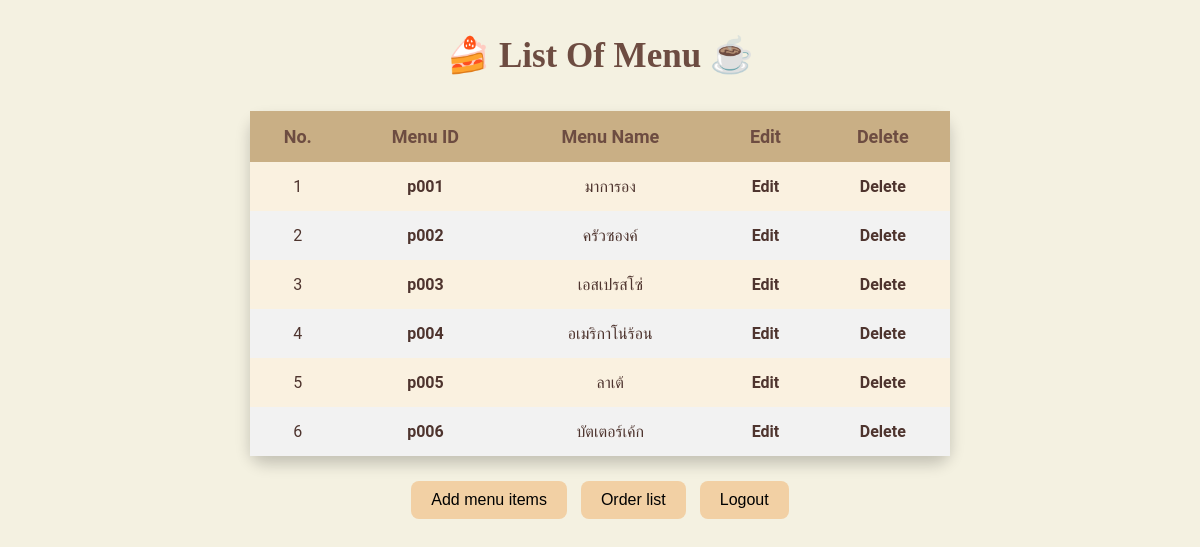
The app's page /CoffeeShop/ListOfCoffee.php with its own data.
### tables this page shows
CREATE TABLE `product` (
  `ProductID` varchar(4) NOT NULL,
  `ProductName` varchar(30) NOT NULL,
  `ProductPrice` int(4) NOT NULL,
  `ProductQuantity` int(10) NOT NULL
);

### CoffeeShop/ListOfCoffee.php (the view, shortened to what this page needs)
<!DOCTYPE html>
<html lang="th">
<head>
</head>
<body>
<?php
$hostname = "localhost";
$username = "root";
$password = "";
$dbname = "coffeeshop";
$conn = mysqli_connect($hostname, $username, $password, $dbname);
mysqli_set_charset($conn, "utf8mb4");
$sqltxt = "SELECT * FROM product ORDER BY ProductID";
$result = mysqli_query($conn, $sqltxt);
echo '<h3> 🍰 List Of Menu ☕ </h3>';
echo '<table>';
echo '<tr>';
echo '<th>No.</th>';
echo '<th>Menu ID</th>';
echo '<th>Menu Name</th>';
echo '<th>Edit</th>';
echo '<th>Delete</th>';
echo '</tr>';
$a = 1;
while ($rs = mysqli_fetch_assoc($result)) {
    echo '<tr>';
    echo "<td>{$a}</td>";
    echo "<td><a href=\"DetailCoffee.php?ProductID={$rs['ProductID']}\">{$rs['ProductID']}</a></td>";
    echo "<td>{$rs['ProductName']}</td>";
    echo "<td><a href=\"CoffeeUpdate.php?ProductID={$rs['ProductID']}\">Edit</a></td>";
    echo "<td><a href=\"DeleteCoffee.php?ProductID={$rs['ProductID']}\" onclick=\"return confirm('Confirm to delete {$rs['ProductName']}?')\">Delete</a></td>";
    echo '</tr>';
    $a++;
}
echo "</table>";
?>
<div class="btn-container">
    <a href="AddCoffee.php">
        <button> Add menu items </button>
    </a>
    <a href="CoffeeOrder.php">
        <button> Order list </button>
    </a>
    <a href="logout.php?Username=$Username">
        <button> Logout </button>
    </a>
</div>
</body>
</html>

### CoffeeShop/ListOfCoffee.php (style rules this page uses)
body { font-family: 'Roboto', sans-serif; background-color: #f4f1e1; background-image: url('https://www.transparenttextures.com/patterns/cookie.png'); background-repeat: repeat; color: #4e342e; text-align: center; }
h3 { color: #6d4c41; font-family: 'Pacifico', cursive; font-size: 35px }
table { width: 700px; margin: 20px auto; border-collapse: collapse; background-color: #f8e6d4; border-radius: 15px; box-shadow: 0 8px 15px rgba(0, 0, 0, 0.2); }
th, td { padding: 15px; text-align: center; font-size: 16px; }
th { background-color:rgb(201, 175, 133); font-size: 18px; color: #6d4c41; }
tr:nth-child(even) { background-color:rgb(250, 241, 224); }
tr:nth-child(odd) { background-color: #f2f2f2; }
a { text-decoration: none; color: #4e342e; font-weight: bold; transition: 0.3s ease; }
.btn-container { margin-top: 20px; }
.btn-container button { padding: 10px 20px; font-size: 16px; background-color: #f2d0a4; border: none; border-radius: 8px; cursor: pointer; margin: 5px; transition: background-color 0.3s; }

### records on screen
product: ProductID "p001", ProductName "มาการอง"
product: ProductID "p002", ProductName "ครัวซองค์"
product: ProductID "p003", ProductName "เอสเปรสโซ่"
product: ProductID "p004", ProductName "อเมริกาโน่ร้อน"
product: ProductID "p005", ProductName "ลาเต้"
product: ProductID "p006", ProductName "บัตเตอร์เค้ก"
